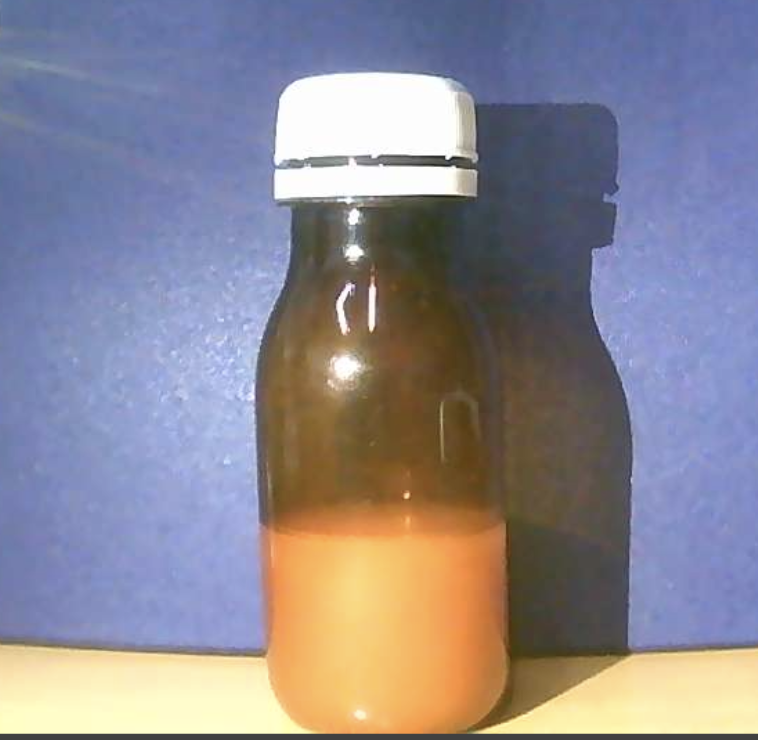
#> input picture images/proris_background.png, 758 x 740 px
$ python roi_level.py
#> lines starting #> are read from the running program, lines starting #| are printed output that depends on the picture
import imutils
import cv2
import numpy as np

# trackbar leveling

def th_a(x):
    print("threshold adaptive",x )

cv2.namedWindow('trackbar')
cv2.createTrackbar('a-th-min','trackbar',0,255,th_a)

th_adaptive = cv2.getTrackbarPos('a-th-min', 'trackbar')

# image process
img = cv2.imread('../../images/proris_background.png')
#> img is the input picture: shape (740, 758, 3); mean B, G, R 146.7, 135.9, 139.7
bottle_gray = cv2.cvtColor(img , cv2.COLOR_BGR2GRAY)
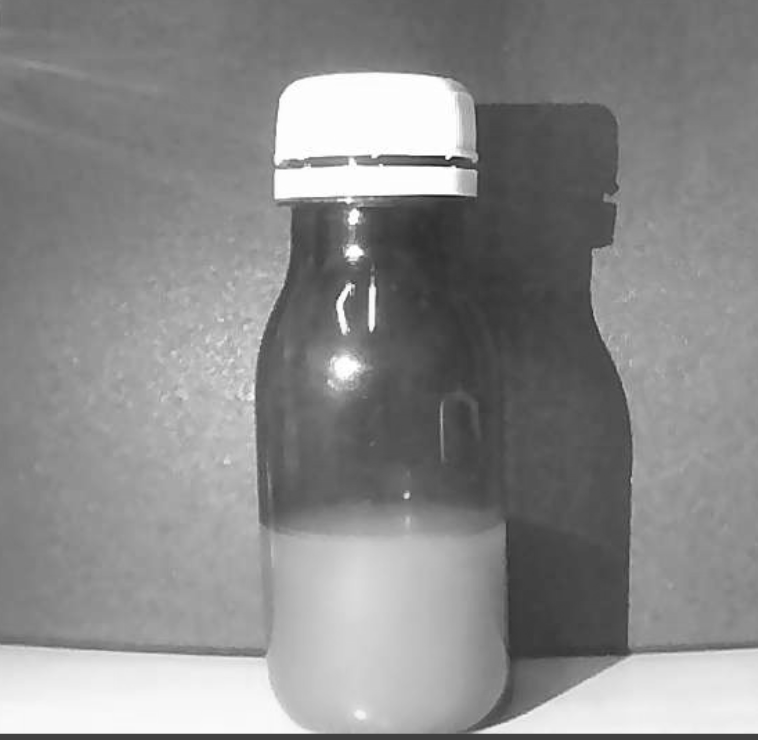
#> bottle_gray: shape (740, 758); min 26, max 255, mean 138.2
bottle_gray = cv2.split(bottle_gray)[0]
bottle_gray = cv2.GaussianBlur(bottle_gray, (3, 3), 1)

while True:

    bottle_threshold = cv2.adaptiveThreshold(bottle_gray,th_adaptive,cv2.ADAPTIVE_THRESH_MEAN_C,cv2.THRESH_BINARY,41,5)
#> bottle_threshold: shape (740, 758); every value is 0
    bottle_threshold = cv2.bitwise_not(bottle_threshold)
#> bottle_threshold: shape (740, 758); every value is 255
#> (the run stopped early here; a loop or call above may not have finished)
